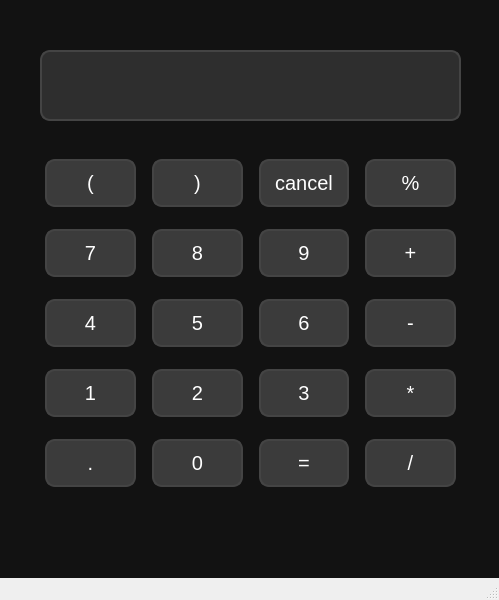
<?xml version="1.0" encoding="UTF-8"?>
<ui version="4.0">
 <class>MainWindow</class>
 <widget class="QMainWindow" name="MainWindow">
  <property name="geometry">
   <rect>
    <x>0</x>
    <y>0</y>
    <width>499</width>
    <height>600</height>
   </rect>
  </property>
  <property name="windowTitle">
   <string>MainWindow</string>
  </property>
  <property name="styleSheet">
   <string notr="true">#centralwidget{
       background-color:#121212
}
 QLineEdit {
        background-color: #2E2E2E; /* Dark background */
        color: #FFFFFF; /* White text */
        font-size: 24px; /* Increase font size */
        padding: 10px; /* Add some padding */
        border: 2px solid #444; /* Darker border */
        border-radius: 10px; /* Rounded corners */
    }

    QPushButton {
        background-color: #3B3B3B; /* Dark button background */
        color: #FFFFFF; /* White text */
        font-size: 20px; /* Button text size */
        border: 2px solid #444; /* Darker border */
        border-radius: 10px; /* Rounded corners */
        padding: 10px; /* Add some padding */
        margin: 5px; /* Space between buttons */
    }

    QPushButton:hover {
        background-color: #5C5C5C; /* Lighter button background on hover */
    }

    QPushButton:pressed {
        background-color: #7A7A7A; /* Even lighter button background when pressed */}</string>
  </property>
  <widget class="QWidget" name="centralwidget">
   <widget class="QLineEdit" name="lineEdit">
    <property name="geometry">
     <rect>
      <x>40</x>
      <y>50</y>
      <width>421</width>
      <height>71</height>
     </rect>
    </property>
   </widget>
   <widget class="QWidget" name="">
    <property name="geometry">
     <rect>
      <x>40</x>
      <y>148</y>
      <width>421</width>
      <height>351</height>
     </rect>
    </property>
    <layout class="QGridLayout" name="gridLayout">
     <item row="0" column="0">
      <widget class="QPushButton" name="Button_in">
       <property name="text">
        <string>(</string>
       </property>
      </widget>
     </item>
     <item row="0" column="1">
      <widget class="QPushButton" name="Button_out">
       <property name="text">
        <string>)</string>
       </property>
      </widget>
     </item>
     <item row="0" column="2">
      <widget class="QPushButton" name="Button_cancel">
       <property name="text">
        <string>cancel</string>
       </property>
      </widget>
     </item>
     <item row="0" column="3">
      <widget class="QPushButton" name="Button_percent">
       <property name="text">
        <string>%</string>
       </property>
      </widget>
     </item>
     <item row="1" column="0">
      <widget class="QPushButton" name="Button_7">
       <property name="text">
        <string>7</string>
       </property>
      </widget>
     </item>
     <item row="1" column="1">
      <widget class="QPushButton" name="Button_8">
       <property name="text">
        <string>8</string>
       </property>
      </widget>
     </item>
     <item row="1" column="2">
      <widget class="QPushButton" name="Button_9">
       <property name="text">
        <string>9</string>
       </property>
      </widget>
     </item>
     <item row="1" column="3">
      <widget class="QPushButton" name="Button_add">
       <property name="text">
        <string>+</string>
       </property>
      </widget>
     </item>
     <item row="2" column="0">
      <widget class="QPushButton" name="Button_4">
       <property name="text">
        <string>4</string>
       </property>
      </widget>
     </item>
     <item row="2" column="1">
      <widget class="QPushButton" name="Button_5">
       <property name="text">
        <string>5</string>
       </property>
      </widget>
     </item>
     <item row="2" column="2">
      <widget class="QPushButton" name="Button_6">
       <property name="text">
        <string>6</string>
       </property>
      </widget>
     </item>
     <item row="2" column="3">
      <widget class="QPushButton" name="Button_sub">
       <property name="text">
        <string>-</string>
       </property>
      </widget>
     </item>
     <item row="3" column="0">
      <widget class="QPushButton" name="Button_1">
       <property name="text">
        <string>1</string>
       </property>
      </widget>
     </item>
     <item row="3" column="1">
      <widget class="QPushButton" name="Button_2">
       <property name="text">
        <string>2</string>
       </property>
      </widget>
     </item>
     <item row="3" column="2">
      <widget class="QPushButton" name="Button_3">
       <property name="text">
        <string>3</string>
       </property>
      </widget>
     </item>
     <item row="3" column="3">
      <widget class="QPushButton" name="Button_multi">
       <property name="text">
        <string>*</string>
       </property>
      </widget>
     </item>
     <item row="4" column="0">
      <widget class="QPushButton" name="Button_dot">
       <property name="text">
        <string>.</string>
       </property>
      </widget>
     </item>
     <item row="4" column="1">
      <widget class="QPushButton" name="Button_0">
       <property name="text">
        <string>0</string>
       </property>
      </widget>
     </item>
     <item row="4" column="2">
      <widget class="QPushButton" name="Button_equal">
       <property name="text">
        <string>=</string>
       </property>
      </widget>
     </item>
     <item row="4" column="3">
      <widget class="QPushButton" name="Button_div">
       <property name="text">
        <string>/</string>
       </property>
      </widget>
     </item>
    </layout>
   </widget>
  </widget>
  <widget class="QMenuBar" name="menubar">
   <property name="geometry">
    <rect>
     <x>0</x>
     <y>0</y>
     <width>499</width>
     <height>26</height>
    </rect>
   </property>
  </widget>
  <widget class="QStatusBar" name="statusbar"/>
 </widget>
 <resources/>
 <connections/>
</ui>
